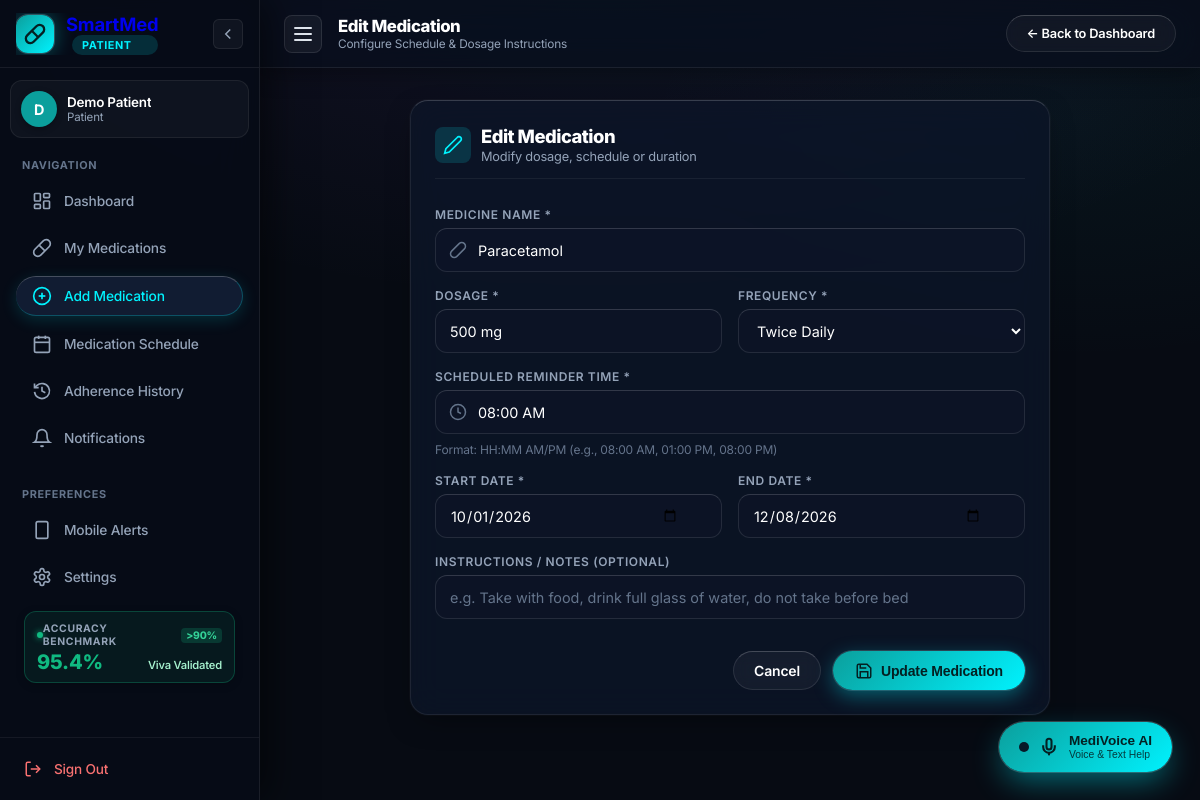
The app's page /medications/edit/1 (signed in) with its own data.
### tables this page shows
CREATE TABLE medications (
            id INTEGER PRIMARY KEY AUTOINCREMENT,
            patient_id INTEGER NOT NULL,
            medicine_name TEXT NOT NULL,
            dosage TEXT NOT NULL,
            frequency TEXT NOT NULL,
            scheduled_time TEXT NOT NULL,
            start_date TEXT NOT NULL,
            end_date TEXT NOT NULL, instructions TEXT DEFAULT '',
            FOREIGN KEY (patient_id) REFERENCES users(id) ON DELETE CASCADE
        );

### app.py (the view, shortened to what this page needs)
@app.route("/medications/edit/<int:med_id>", methods=["GET", "POST"])
def edit_medication(med_id):
    if "user_id" not in session:
        return redirect(url_for("login"))
    patient_id = session["user_id"]
    conn = get_db()
    cursor = conn.cursor()
    cursor.execute("SELECT * FROM medications WHERE id = ? AND patient_id = ?", (med_id, patient_id))
    medication = cursor.fetchone()
    if not medication:
        conn.close()
        flash("Medication not found or unauthorized.", "error")
        return redirect(url_for("patient_dashboard"))
    conn.close()
    return render_template("add_medicine.html", medication=medication, is_edit=True)

### app.py (called while the page is built)
def get_db():
    conn = sqlite3.connect(DATABASE_PATH)
    conn.row_factory = sqlite3.Row
    return conn

### templates/add_medicine.html (shortened to what this page needs)
<!DOCTYPE html>
<html lang="en">
<head>
  <link rel="stylesheet" href="{{ url_for('static', filename='css/style.css') }}">
</head>
<body class="app-layout">
  {% set active_page = 'add_medication' %}
  {% include 'sidebar_partial.html' %}
  <div class="app-main-wrapper">
    <header class="app-topbar">
      <div class="topbar-left">
        <button type="button" class="hamburger-btn" id="sidebarHamburgerBtn" onclick="toggleSidebar()" aria-label="Toggle Navigation Sidebar" title="Toggle Sidebar">
          <span class="hamburger-line"></span>
          <span class="hamburger-line"></span>
          <span class="hamburger-line"></span>
        </button>
        <div class="topbar-page-info">
          <h2 class="topbar-title">{{ 'Edit Medication' if is_edit else 'Add New Prescription' }}</h2>
          <span class="topbar-subtitle">Configure Schedule &amp; Dosage Instructions</span>
        </div>
      </div>
      <div class="topbar-right">
        <a href="{{ url_for('patient_dashboard') }}" class="btn-secondary" style="padding:6px 14px; font-size:0.8rem;">
          ← Back to Dashboard
        </a>
      </div>
    </header>
    <main class="main-content">
    <div class="form-card section-card">
      <div class="section-header">
        <div class="section-title-box">
          <div style="width:36px; height:36px; border-radius:8px; background:rgba(0, 242, 254, 0.15); display:flex; align-items:center; justify-content:center; color:var(--cyan-accent);">
            {% if is_edit %}
              <svg width="20" height="20" viewBox="0 0 24 24" fill="none" stroke="currentColor" stroke-width="2"><path d="M17 3a2.85 2.83 0 1 1 4 4L7.5 20.5 2 22l1.5-5.5Z"/></svg>
            {% else %}
              <svg width="20" height="20" viewBox="0 0 24 24" fill="none" stroke="currentColor" stroke-width="2"><line x1="12" y1="5" x2="12" y2="19"/><line x1="5" y1="12" x2="19" y2="12"/></svg>
            {% endif %}
          </div>
          <div>
            <h2 class="section-title">{{ 'Edit Medication' if is_edit else 'Add New Medication' }}</h2>
            <p style="font-size:0.8rem; color:var(--text-muted); margin-top:2px;">
              {{ 'Modify dosage, schedule or duration' if is_edit else 'Configure a prescription schedule to receive reminders' }}
            </p>
          </div>
        </div>
      </div>
      <form action="{{ url_for('edit_medication', med_id=medication.id) if is_edit else url_for('add_medication') }}" method="POST" class="auth-form" style="margin-top:10px;">
        <div class="form-group">
          <label class="form-label" for="medicine_name">Medicine Name *</label>
          <div class="input-container">
            <svg class="input-icon-left" viewBox="0 0 24 24" fill="none" stroke="currentColor" stroke-width="2">
              <path d="m10.5 20.5 10-10a4.95 4.95 0 1 0-7-7l-10 10a4.95 4.95 0 1 0 7 7Z"/>
            </svg>
            <input type="text" id="medicine_name" name="medicine_name" class="auth-input" placeholder="e.g. Paracetamol, Amoxicillin, Metformin"
                   value="{{ medication.medicine_name if medication else (form_data.medicine_name if form_data else '') }}" required>
          </div>
        </div>
        <div class="form-grid-2">
          <div class="form-group">
            <label class="form-label" for="dosage">Dosage *</label>
            <div class="input-container">
              <input type="text" id="dosage" name="dosage" class="auth-input no-left-icon" placeholder="e.g. 500 mg, 1 Tablet, 10 ml"
                     value="{{ medication.dosage if medication else (form_data.dosage if form_data else '') }}" required>
            </div>
          </div>
          <div class="form-group">
            <label class="form-label" for="frequency">Frequency *</label>
            <div class="input-container">
              <select id="frequency" name="frequency" class="auth-input no-left-icon" style="background:var(--input-bg); color:var(--text-main);" required>
                {% set curr_freq = medication.frequency if medication else (form_data.frequency if form_data else 'Once Daily') %}
                <option value="Twice Daily" {% if curr_freq == 'Twice Daily' %}selected{% endif %}>Twice Daily</option>
              </select>
            </div>
          </div>
        </div>
        <div class="form-group">
          <label class="form-label" for="scheduled_time">Scheduled Reminder Time *</label>
          <div class="input-container">
            <svg class="input-icon-left" viewBox="0 0 24 24" fill="none" stroke="currentColor" stroke-width="2">
              <circle cx="12" cy="12" r="10"/><polyline points="12 6 12 12 16 14"/>
            </svg>
            <input type="text" id="scheduled_time" name="scheduled_time" class="auth-input" placeholder="e.g. 08:00 AM or 01:00 PM"
                   value="{{ medication.scheduled_time if medication else (form_data.scheduled_time if form_data else '08:00 AM') }}" required>
          </div>
          <span style="font-size:0.75rem; color:var(--text-dim); margin-top:2px;">Format: HH:MM AM/PM (e.g., 08:00 AM, 01:00 PM, 08:00 PM)</span>
        </div>
        <div class="form-grid-2">
          <div class="form-group">
            <label class="form-label" for="start_date">Start Date *</label>
            <div class="input-container">
              <input type="date" id="start_date" name="start_date" class="auth-input no-left-icon"
                     value="{{ medication.start_date if medication else (form_data.start_date if form_data else default_start) }}" required>
            </div>
          </div>
          <div class="form-group">
            <label class="form-label" for="end_date">End Date *</label>
            <div class="input-container">
              <input type="date" id="end_date" name="end_date" class="auth-input no-left-icon"
                     value="{{ medication.end_date if medication else (form_data.end_date if form_data else default_end) }}" required>
            </div>
          </div>
        </div>
        <div class="form-group">
          <label class="form-label" for="instructions">Instructions / Notes (Optional)</label>
          <div class="input-container">
            <input type="text" id="instructions" name="instructions" class="auth-input no-left-icon"
                   placeholder="e.g. Take with food, drink full glass of water, do not take before bed"
                   value="{{ medication.instructions if medication else (form_data.instructions if form_data else '') }}">
          </div>
        </div>
        <div style="display:flex; justify-content:flex-end; gap:12px; margin-top:16px;">
          <a href="{{ url_for('patient_dashboard') }}" class="btn-secondary">Cancel</a>
          <button type="submit" class="btn-cta">
            <svg width="18" height="18" viewBox="0 0 24 24" fill="none" stroke="currentColor" stroke-width="2"><path d="M19 21H5a2 2 0 0 1-2-2V5a2 2 0 0 1 2-2h11l5 5v11a2 2 0 0 1-2 2z"/><polyline points="17 21 17 13 7 13 7 21"/><polyline points="7 3 7 8 15 8"/></svg>
            <span>{{ 'Update Medication' if is_edit else 'Save Medication' }}</span>
          </button>
        </div>
      </form>
    </div>
  </main>
  </div>
  {% include 'medivoice_widget.html' %}
</body>
</html>

### records on screen
medications: medicine_name "Paracetamol", dosage "500 mg", frequency "Twice Daily", scheduled_time "08:00 AM", start_date "10/01/2026", end_date "12/08/2026"

### other values on screen
{{ (session.get('user_name') or 'U')[0] | upper }} "D"
{{ session.get('user_name', 'Authorized User') }} "Demo Patient"
{{ session.get('role', 'patient') | capitalize }} "Patient"
{{ 'Edit Medication' if is_edit else 'Add New Prescription' }} "Edit Medication"
{{ 'Edit Medication' if is_edit else 'Add New Medication' }} "Edit Medication"
{{ 'Update Medication' if is_edit else 'Save Medication' }} "Update Medication"
